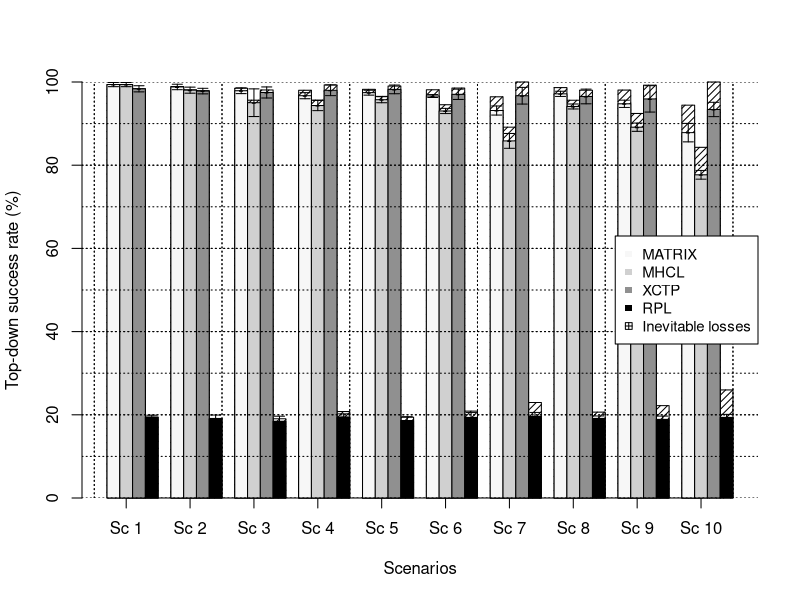

R code for this plot:
#####################
#ROUTING SUCCESS
#####################
#RPL #XCTP #MATRIX
library(Hmisc)

bm = c(0.993830244,
       0.988082607,
       0.979024184,
       0.967099843,
       0.9743617,
       0.966306012,
       0.931462785,
       0.971577474,
       0.947595609,
       0.878313924
)#matrix

bmh = c(0.993830244,
        0.980332663,
        0.950227216,
        0.943456076,
        0.957481758,
        0.930356359,
        0.858443842,
        0.941168568,
        0.891386938,
        0.776925666)#mhcl

bx = c(0.983667155,
       0.978189005,
       0.974823803,
       0.980046077,
       0.982240344,
       0.970393519,
       0.974374577,
       0.9652315,
       0.959405978,
       0.965130159)#xctp

br = c(0.194304007,
       0.190213853,
       0.184456197,
       0.19486746,
       0.186202609,
       0.193801153,
       0.196568273,
       0.191389821,
       0.189043516,
       0.193823306)#rpl


bm = bm*100
bmh = bmh*100
bx=bx*100
br=br*100

perdas = c (0, 1/1000,6/1000,13/1000,8/1000,15/1000,33/1000,15/1000,33/1000,66/1000)
perdas= perdas*100


mat = matrix(c(bm[1],bmh[1],bx[1],br[1], #scn 1 Matrix, CTP, XCTP, RPL ---> Sem falhas
               bm[2],bmh[2],bx[2],br[2],  #scn 2 Matrix, CTP, XCTP, RPL
               bm[3],bmh[3],bx[3],br[3], #scn 3 Matrix, CTP, XCTP, RPL
               bm[4],bmh[4],bx[4],br[4], #scn 4 Matrix, CTP, XCTP, RPL
               bm[5],bmh[5],bx[5],br[5],  #scn 5 Matrix, CTP, XCTP, RPL
               bm[6],bmh[6],bx[6],br[6], #scn 6 Matrix, CTP, XCTP, RPL
               bm[7],bmh[7],bx[7],br[7], #scn 7 Matrix, CTP, XCTP, RPL
               bm[8],bmh[8],bx[8],br[8],  #scn 8 Matrix, CTP, XCTP, RPL
               bm[9],bmh[9],bx[9],br[9], #scn 9 Matrix, CTP, XCTP, RPL
               bm[10],bmh[10],bx[10],br[10]  #scn 10 Matrix, CTP, XCTP, RPL
), nrow = 4, ncol=10)


mat[1,]=mat[1,]+perdas
mat[2,]=mat[2,]+perdas
mat[3,]=mat[3,]+perdas
mat[4,]=mat[4,]+perdas


if (mat[3,1]>100) mat[3,1] <- 100
if (mat[3,2]>100) mat[3,2] <- 100
if (mat[3,3]>100) mat[3,3] <- 100
if (mat[3,4]>100) mat[3,4] <- 100
if (mat[3,5]>100) mat[3,5] <- 100
if (mat[3,6]>100) mat[3,6] <- 100
if (mat[3,7]>100) mat[3,7] <- 100
if (mat[3,8]>100) mat[3,8] <- 100
if (mat[3,9]>100) mat[3,9] <- 100
if (mat[3,10]>100) mat[3,10] <- 100


flow =  c("MATRIX", "MHCL","XCTP","RPL")
colors = c("#F7F7F7","#D0D0D0","#909090","black")
bp = barplot(mat,axes=FALSE,lty=c(3,3,3,3),density=c(20,20,20,20),col=c("black","black","black","black"),
             xlab="Scenarios",ylab="Top-down success rate (%)", 
             beside=TRUE,ylim=c(0,100))#, legend=row)

axis(1, at=bp[2,],labels=c("Sc 1", "Sc 2","Sc 3","Sc 4","Sc 5","Sc 6","Sc 7","Sc 8","Sc 9","Sc 10"))

upper1 = lower1 = c(0.005000139,
                    0.006578896,
                    0.006925898,
                    0.007294773,
                    0.005899657,
                    0.003461253,
                    0.010907327,
                    0.006250225,
                    0.008723089,
                    0.022207517
)

upper2 = lower2 = c(0.005000139,
                    0.007303636,
                    0.033260407,
                    0.012256103,
                    0.007286671,
                    0.006235943,
                    0.017800868,
                    0.005993262,
                    0.009979853,
                    0.010508503)

upper3 = lower3 = c(0.007337531,
                    0.006690731,
                    0.013289657,
                    0.012794206,
                    0.010399848,
                    0.012410997,
                    0.020064801,
                    0.017645096,
                    0.031672971,
                    0.017231757)

upper4 = lower4 = c(0.00473924,
           0.009258898,
           0.012203192,
           0.00745216,
           0.009186099,
           0.011540211,
           0.0090898,
           0.005840515,
           0.007817239,
           0.007245494)

upper1 = lower1 = lower1*100
upper2 = lower2 = lower2*100
upper3 = lower3 = lower3*100
upper4 = lower4 = lower4*100

mat[1,]=mat[1,]-perdas
mat[2,]=mat[2,]-perdas
mat[3,]=mat[3,]-perdas
mat[4,]=mat[4,]-perdas
par(new=TRUE)

barplot(mat,xaxis=flow, ylim=c(0,100),col=colors,  beside=TRUE)#, legend=row)

errbar(bp[1,], mat[1,], mat[1,]+upper1, mat[1,]-lower1, add=T, xlab="", pch="-")
errbar(bp[2,], mat[2,], mat[2,]+upper2, mat[2,]-lower2, add=T, xlab="", pch="-")
errbar(bp[3,], mat[3,], mat[3,]+upper3, mat[3,]-lower3, add=T, xlab="", pch="-")
errbar(bp[4,], mat[4,], mat[4,]+upper4, mat[4,]-lower4, add=T, xlab="", pch="-")

grid(col="black",lty = "dotted", lwd = par("lwd"))
grid(col="black",lty = "dotted", lwd = par("lwd"),ny=10)
legend("right", c(flow,"Inevitable losses"), xpd = TRUE,  inset = c(0,0), pch=c(15, 15, 15,15,12), col = c("#F7F7F7","#D0D0D0","#909090","black","black"),cex=0.9)
